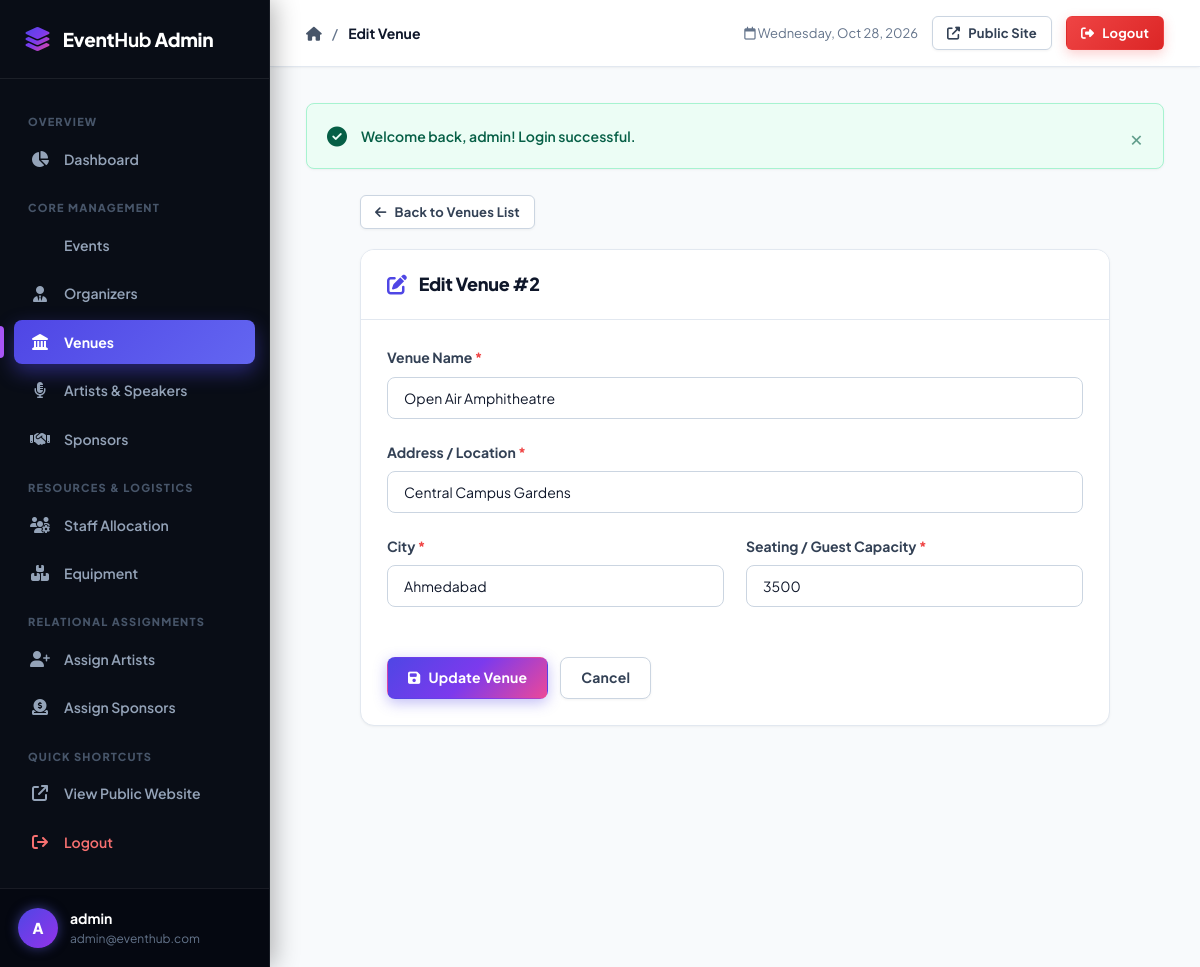
/admin/venues/edit.php?id=2 (signed in), run on the app's committed database.
### tables this page shows
CREATE TABLE `venue` (
    `venue_id` INT AUTO_INCREMENT PRIMARY KEY,
    `venue_name` VARCHAR(100) NOT NULL,
    `address` VARCHAR(200) NOT NULL,
    `city` VARCHAR(50) NOT NULL,
    `capacity` INT NOT NULL,
    CONSTRAINT `chk_venue_capacity` CHECK (`capacity` > 0)
);

### admin/venues/edit.php (the view, shortened to what this page needs)
<?php
require_once __DIR__ . '/../../includes/auth.php';
$errors = [];
$id = filter_input(INPUT_GET, 'id', FILTER_VALIDATE_INT);
try {
    $stmt = $pdo->prepare("SELECT * FROM venue WHERE venue_id = ?");
    $stmt->execute([$id]);
    $venue = $stmt->fetch();
} catch (PDOException $e) {
    die("Database error: " . htmlspecialchars($e->getMessage()));
}
$venue_name = $venue['venue_name'];
$address = $venue['address'];
$city = $venue['city'];
$capacity = $venue['capacity'];
require_once __DIR__ . '/../../includes/admin_header.php';
?>
<div style="max-width: 750px; margin: 0 auto;">
    <div style="margin-bottom: 20px;">
        <a href="<?= url('admin/venues/index.php') ?>" class="btn btn-secondary btn-sm">
            <i class="fas fa-arrow-left"></i> Back to Venues List
        </a>
    </div>
    <div class="card">
        <div class="card-header">
            <div class="card-title">
                <i class="fas fa-edit"></i> Edit Venue #<?= $venue['venue_id'] ?>
            </div>
        </div>
        <div class="card-body">
            <form action="<?= url('admin/venues/edit.php?id=' . $id) ?>" method="POST" class="needs-validation" novalidate>
                <div class="form-group">
                    <label for="venue_name" class="form-label">Venue Name <span class="required">*</span></label>
                    <input type="text" id="venue_name" name="venue_name"
                           class="form-control <?= isset($errors['venue_name']) ? 'is-invalid' : '' ?>"
                           value="<?= sanitize($venue_name) ?>" required>
                </div>
                <div class="form-group">
                    <label for="address" class="form-label">Address / Location <span class="required">*</span></label>
                    <input type="text" id="address" name="address"
                           class="form-control <?= isset($errors['address']) ? 'is-invalid' : '' ?>"
                           value="<?= sanitize($address) ?>" required>
                </div>
                <div class="form-row">
                    <div class="form-group">
                        <label for="city" class="form-label">City <span class="required">*</span></label>
                        <input type="text" id="city" name="city"
                               class="form-control <?= isset($errors['city']) ? 'is-invalid' : '' ?>"
                               value="<?= sanitize($city) ?>" required>
                    </div>
                    <div class="form-group">
                        <label for="capacity" class="form-label">Seating / Guest Capacity <span class="required">*</span></label>
                        <input type="number" id="capacity" name="capacity" min="1"
                               class="form-control <?= isset($errors['capacity']) ? 'is-invalid' : '' ?>"
                               value="<?= sanitize($capacity) ?>" required>
                    </div>
                </div>
                <div style="display: flex; gap: 12px; margin-top: 28px;">
                    <button type="submit" class="btn btn-primary">
                        <i class="fas fa-save"></i> Update Venue
                    </button>
                    <a href="<?= url('admin/venues/index.php') ?>" class="btn btn-secondary">Cancel</a>
                </div>
            </form>
        </div>
    </div>
</div>
<?php require_once __DIR__ . '/../../includes/admin_footer.php'; ?>

### assets/css/style.css (style rules this page uses)
:root { --primary: #4f46e5; --primary-gradient: linear-gradient(135deg, #4f46e5 0%, #7c3aed 50%, #ec4899 100%); --primary-hover: #4338ca; --primary-light: #e0e7ff; --secondary: #64748b; --success: #10b981; --success-light: #d1fae5; --danger: #ef4444; --danger-light: #fee2e2; --warning: #f59e0b; --warning-light: #fef3c7; --info: #0ea5e9; --info-light: #e0f2fe; --sidebar-bg: #090d16; --sidebar-surface: #111827; --sidebar-hover: #1f293d; --sidebar-active: linear-gradient(135deg, #4f46e5 0%, #6366f1 100%); --sidebar-text: #94a3b8; --sidebar-text-active: #ffffff; --bg-body: #f8fafc; --bg-card: #ffffff; --text-main: #0f172a; --text-muted: #64748b; --border-color: #e2e8f0; --border-hover: #cbd5e1; --radius-sm: 8px; --radius-md: 14px; --radius-lg: 20px; --radius-full: 9999px; --shadow-sm: 0 1px 3px 0 rgba(0, 0, 0, 0.04), 0 1px 2px -1px rgba(0, 0, 0, 0.04); --shadow-md: 0 4px 6px -1px rgba(0, 0, 0, 0.06), 0 2px 4px -2px rgba(0, 0, 0, 0.04); --shadow-lg: 0 12px 24px -4px rgba(15, 23, 42, 0.08), 0 4px 6px -2px rgba(15, 23, 42, 0.03); --shadow-glow: 0 10px 25px -3px rgba(79, 70, 229, 0.35); --transition: all 0.25s cubic-bezier(0.4, 0, 0.2, 1); }
* { margin: 0; padding: 0; box-sizing: border-box; font-family: 'Plus Jakarta Sans', -apple-system, BlinkMacSystemFont, "Segoe UI", Roboto, sans-serif; }
body { background-color: var(--bg-body); color: var(--text-main); line-height: 1.6; min-height: 100vh; -webkit-font-smoothing: antialiased; }
a { color: var(--primary); text-decoration: none; transition: var(--transition); }
.btn { display: inline-flex; align-items: center; justify-content: center; gap: 8px; padding: 10px 20px; font-size: 14px; font-weight: 700; border-radius: var(--radius-sm); border: 1px solid transparent; cursor: pointer; transition: var(--transition); text-decoration: none; line-height: 1.4; letter-spacing: 0.2px; }
.btn-primary { background: var(--primary-gradient); color: #ffffff; box-shadow: 0 4px 14px 0 rgba(79, 70, 229, 0.35); }
.btn-secondary { background: #ffffff; color: #334155; border-color: #cbd5e1; box-shadow: 0 1px 3px rgba(0, 0, 0, 0.05); }
.btn-sm { padding: 7px 14px; font-size: 13px; border-radius: 6px; }
.card { background: #ffffff; border-radius: var(--radius-md); border: 1px solid var(--border-color); box-shadow: var(--shadow-sm); margin-bottom: 28px; overflow: hidden; transition: var(--transition); }
.card-header { padding: 20px 26px; border-bottom: 1px solid var(--border-color); display: flex; justify-content: space-between; align-items: center; background: #ffffff; }
.card-title { font-size: 18px; font-weight: 800; color: #0f172a; display: flex; align-items: center; gap: 12px; letter-spacing: -0.3px; }
.card-title i { color: var(--primary); font-size: 20px; }
.card-body { padding: 26px; }
.form-group { margin-bottom: 22px; }
.form-row { display: grid; grid-template-columns: repeat(auto-fit, minmax(280px, 1fr)); gap: 22px; }
.form-label { display: block; margin-bottom: 8px; font-size: 14px; font-weight: 700; color: #334155; }
.form-label .required { color: var(--danger); }
.form-control { width: 100%; padding: 11px 16px; font-size: 14px; border: 1px solid #cbd5e1; border-radius: var(--radius-sm); background-color: #ffffff; color: #0f172a; transition: var(--transition); }

### data on the page
venue: venue_id "2", venue_name "Open Air Amphitheatre", address "Central Campus Gardens", city "Ahmedabad", capacity "3500"

### other printed values
substr($_SESSION['admin_username'] ?? 'A', 0, 1) "A"
$_SESSION['admin_username'] "admin"
$_SESSION['admin_email'] "admin@eventhub.com"
$pageTitle "Edit Venue"
$message "Welcome back, admin! Login successful."
